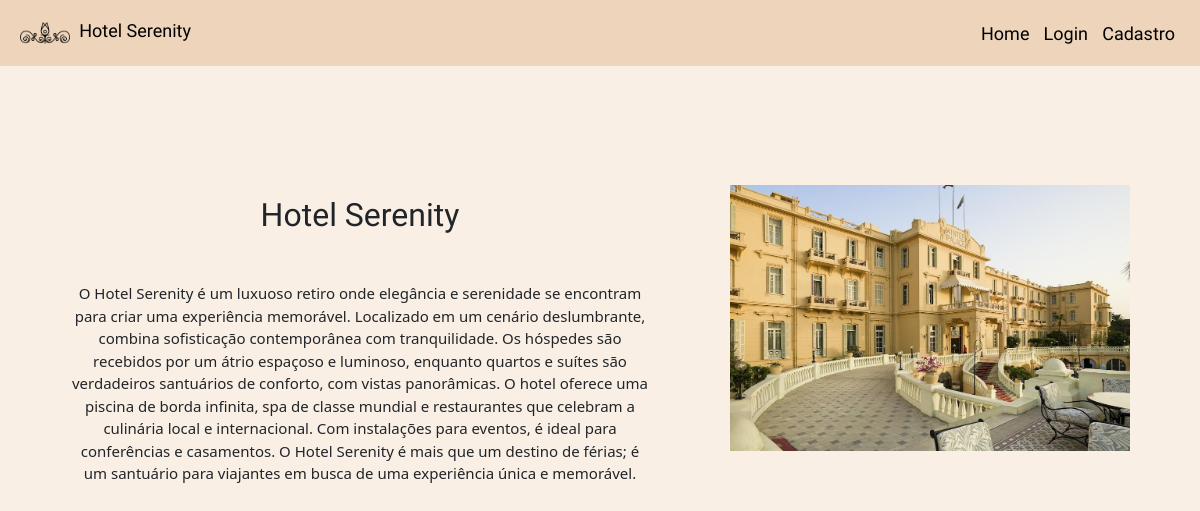
The page / on the database its author committed.
### hotel/models.py (models this page shows, shortened)
class hotel (models.Model):
    titulo = models.CharField(max_length=50)
    descricao = models.TextField(max_length=1800)
    logo = models.ImageField(upload_to="logo/")
    foto_hotel = models.ImageField(upload_to="foto_hotel/")

### hotel/views.py (the view)
# urls.py: path('', views.homepage, name="home" ),
def homepage(request):
    context = {}
    dados_hotel = hotel.objects.all()
    context["dados_hotel"] = dados_hotel
    return render(request,'homepage.html', context)

### hotel/templates/homepage.html (shortened to what this page needs)
{% extends 'index.html' %}
{% load static %}
{% block body %}
    {% for item in dados_hotel %}
        <div style="display: flex; flex-direction: row; padding: 70px; align-items: center;">
            <div class="text-center" style="padding-top: 60px; padding-right: 80px">
                <h2 class="sedan-sc-regular">{{item.titulo}}</h2>
                <p style="font-size: 15px; padding-top: 40px;">{{item.descricao}}</p>
            </div>
            <div>
                <img style="width: 400px;" src="{{item.foto_hotel.url}}" alt="Hotel"/>
            </div>
        </div>
    {% endfor %}
{% endblock %}

### templates/nav.html (shortened to what this page needs)
<nav class="navbar" style="background-color: #eaccadc0; padding: 8px;">
    {% for item in dados_hotel %}
    <div class="container-fluid">
        <div>
            <img style="width: 50px; height: 50px;" src="{{item.logo.url}}" alt="Logo"/>
            <a style="font-size: 18px; color: #000000; padding-left: 5px; text-decoration-line: none;" class="sedan-sc-regular" href="/">{{item.titulo}} </a>
        </div>
        {% if user.is_authenticated %}
        <div>
            <a style="font-size: 18px; padding: 5px; color: #000000; text-decoration-line: none;" class="sedan-sc-regular" href="/">Home</a>
            <a style="font-size: 18px; padding: 5px; color: #000000; text-decoration-line: none;" class="sedan-sc-regular" href="quartos">Quartos</a>
            <a style="font-size: 18px; padding: 5px; color: #000000; text-decoration-line: none;" class="sedan-sc-regular" href="reservas">Reserva</a>
            <a style="font-size: 18px; padding: 5px; color: #000000; text-decoration-line: none;" class="sedan-sc-regular" href="logout">Logout</a>
        </div>
        {% else %}
        <div>
            <a style="font-size: 18px; padding: 5px; color: #000000; text-decoration-line: none;" class="sedan-sc-regular" href="/">Home</a>
            <a style="font-size: 18px; padding: 5px; color: #000000; text-decoration-line: none;" class="sedan-sc-regular" href="login">Login</a>
            <a style="font-size: 18px; padding: 5px; color: #000000; text-decoration-line: none;" class="sedan-sc-regular" href="cadastro">Cadastro</a>
        </div>
        {% endif %}
    </div>
    {% endfor %}
</nav>

### templates/nav.html (style rules this page uses)
.sedan-sc-regular { font-family: "Sedan SC", serif; font-weight: 400; font-style: normal; }

### rows shown on the page
hotel: logo (picture), titulo "Hotel Serenity", descricao "O Hotel Serenity é um luxuoso retiro onde elegância e serenidade se encontram para criar uma experiência memorável. Localizado em um cenário deslumbrante, combina sofisticação contemporânea com tranquilidade. Os hóspedes são recebidos por um átrio espaçoso e luminoso, enquanto quartos e suítes são verdadeiros santuários de conforto, com vistas panorâmicas. O hotel oferece uma piscina de borda infinita, spa de classe mundial e restaurantes que celebram a culinária local e internacional. Com instalações para eventos, é ideal para conferências e casamentos. O Hotel Serenity é mais que um destino de férias; é um santuário para viajantes em busca de uma experiência única e memorável.", foto_hotel (picture)
